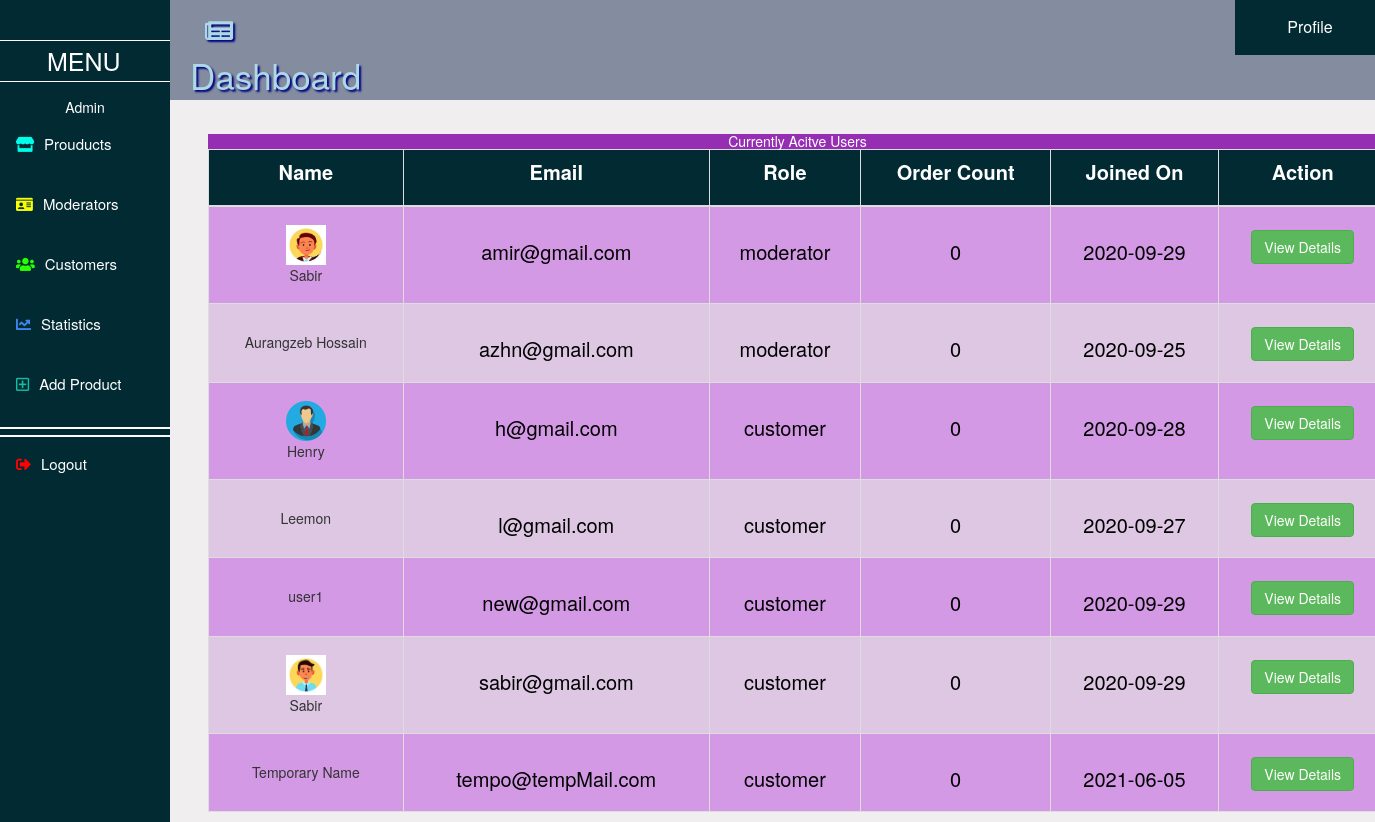
/viewActiveUsers.php (signed in), run on the app's committed database.
### tables this page shows
CREATE TABLE `user_table` (
  `Name` varchar(100) NOT NULL,
  `email` varchar(100) NOT NULL,
  `dob` varchar(20) DEFAULT curdate(),
  `address` varchar(200) NOT NULL,
  `phone_number` varchar(20) NOT NULL,
  `user_name` varchar(100) NOT NULL,
  `password` varchar(100) NOT NULL,
  `date_joined` varchar(15) DEFAULT curdate(),
  `user_cat` varchar(20) NOT NULL,
  `image_dir` varchar(50) NOT NULL
);

### viewActiveUsers.php (the view, shortened to what this page needs)
<!DOCTYPE html>
<html>
  <head>
		<link rel="stylesheet" href="Node_modules/css/bootstrap.min.css">
		<link rel="stylesheet" href="fontawesome-web/css/all.css">
  </head>
  <body style='background-color: #F0EEEE;'>
    <div class="sidenav">
      <h1 href='adminDashboard.php' id="p1" style='text-decoration: none;'> MENU </h1>
      <p style="text-align: center; margin-top: 15px; color: white;">Admin</p>
      <a href="viewProducts.php" type="submit" id="list"> <i style='color: #00FFEA;' class="fas fa-store"></i>Prouducts</a>
      <a href="viewModerators.php" type="submit" id="list"> <i style='color: #F8FF00;' class="fas fa-id-card"></i>Moderators</a>
      <a href="viewUsers.php" id="list"> <i style='color: #28FF00;' class="fas fa-users"></i>Customers</a>
      <a id='list' type="submit" onclick='openDiv()'><i style="color: #3D86EC;" class="fas fa-chart-line"></i>Statistics </a>
      <a href="addProduct.php" id='list'><i style='color: #0FC0A6;' class="far fa-plus-square"></i>Add Product</a>
      <p style='border-top: 2px solid white; border-bottom: 2px solid white; height: 10px;'></p>
      <a href='logout.php' type="submit" id="list"> <i style='color: #FF0101;' class="fas fa-sign-out-alt"></i>Logout</a>
    </div>
    <div class="main">
      <div class="container-fluid" id='header'>
        <div class='left'>
          <a href="adminDashboard.php" id='aText'><i class="fas fa-newspaper" id='iLogo'></i>Dashboard</a>
        </div>
        <div class='right'>
          <div class="dropdown">
            <button class="dropbtn">Profile</button>
          </div>
        </div>
      </div>
      <div class="container" style='margin-top: 10px; padding: 10px;'>
        <div class="row">
          <div class="col-md-12" style='margin-left: 30px; padding: 0px;'>
            <h5 style='background-color: #962EB4; color: white; text-align: center; margin-bottom: 0px;'> Currently Acitve Users</h5>
            <table class="table-responsive">
              <table class="table table-bordered table-striped" style='margin-top: 0px; margin-bottom: 0px;'>
                <thead>
                  <tr style='background-color: #022A33; color: white;'>
                    <th><p style="font-size: 20px; text-weight: bold; text-align: center;">Name</p></th>
                    <th><p style="font-size: 20px; text-weight: bold; text-align: center;">Email</p></th>
                    <th><p style="font-size: 20px; text-weight: bold; text-align: center;">Role</p></th>
                    <th><p style="font-size: 20px; text-weight: bold; text-align: center;">Order Count</p></th>
                    <th><p style="font-size: 20px; text-weight: bold; text-align: center;">Joined On</p></th>
                    <th><p style="font-size: 20px; text-weight: bold; text-align: center;">Action</p></th>
                  </tr>
                </thead>
                <tbody>
                  <?php
                    $dbconnect = mysqli_connect('localhost', 'root', '', 'Online_Pharmacy');
                    $sql = "SELECT * FROM user_table";
                    $result = mysqli_query($dbconnect, $sql);
                    $i = 1;
                    $bc_color = '';
                    while($row = mysqli_fetch_array($result)){
                      if($i%2 == 0){$bc_color = '#DDC7E3';}
                      else{$bc_color = '#D499E5';}
                      $img_path = $row['image_dir'];
                      $name = $row['Name'];
                      $email = $row['email'];
                      $cat = $row['user_cat'];
                      $order_count = 0;
                      $join_date = $row['date_joined'];
                  ?>
                      <tr style='background-color: <?php echo $bc_color; ?>'>
                        <form action="viewProfile.php" method='POST'>
                          <td style="text-align: center;"><img src='<?php echo $img_path;?>' style="height: 40px; margin-top: 1rem; paddding: auto;" alt=""><p> <?php echo $name; ?> </p></td>
                          <td><p style="margin-top: 23px; color: black; font-size: 20px; text-weight: bold; text-align: center;"><?php echo $email;?></p></td>
                          <td><p style="margin-top: 23px; color: black; font-size: 20px; text-weight: bold; text-align: center;"><?php echo $cat;?></p></td>
                          <td><p style="margin-top: 23px; color: black; font-size: 20px; text-weight: bold; text-align: center;"><?php echo $order_count;?></p></td>
                          <td><p style="margin-top: 23px; color: black; font-size: 20px; text-weight: bold; text-align: center;"><?php echo $join_date;?></p></td>
                          <td style="text-align: center;">
                            <input formaction='viewProfile.php' type="submit" style="margin-top: 1.5rem;" class="btn btn-success btn-pill" value='View Details'>
                          </td>
                        </form>
                      </tr>
                      <?php
                        $i++;
                      }
                      ?>
                </tbody>
              </table>
            </table>
          </div>
        </div>
      </div>
	  </div>
  </body>
</html>

### viewActiveUsers.php (style rules this page uses)
.sidenav { height: 100%; width: 170px; position: fixed; z-index: 1; top: 0; left: 0; background-color: #022A33; overflow-x: hidden; padding-top: 20px; }
#list { width: 170px; height: 60px; border: none; padding: 6px 8px 6px 16px; font-size: 15px; background-color: #022A33; color: white; display: block; transition: font-size .5s; }
#p1 { padding: 6px 8px 6px 47px; font-size: 25px; color: white; display: block; border-top: 1px solid white; border-bottom: 1px solid white; }
.main { margin-left: 160px; padding: 0px; }
i { margin-right: 10px; }
#iLogo { color: lightblue; text-shadow: 2px 2px 2px navy; margin-left: 10px; font-size: 2.5rem; }
#header { display: inline-block; width: 100%; padding: 0px 5px 0px 25px; background-color: #848C9F; }
.left { float: left; display: inline-block; width: 20rem; padding: 0px 5px 0px 5px; }
.right { float: right; }
#aText { font-size: 35px; margin-top: 0px; padding: 0px 5px 0px 5px; text-decoration: none; color: lightblue; text-shadow: 2px 2px 2px navy; }
.dropbtn { background-color: #022A33; color: white; padding: 16px; font-size: 16px; margin-right: -15px; border: none; width: 15rem; }
.dropdown { position: relative; display: inline-block; }

### data on the page
user_table: image_dir (picture), Name "Sabir", email "amir@gmail.com", user_cat "moderator", order_count "0", date_joined "2020-09-29"
user_table: Name "Aurangzeb Hossain", email "azhn@gmail.com", user_cat "moderator", order_count "0", date_joined "2020-09-25"
user_table: image_dir (picture), Name "Henry", email "h@gmail.com", user_cat "customer", order_count "0", date_joined "2020-09-28"
user_table: Name "Leemon", email "l@gmail.com", user_cat "customer", order_count "0", date_joined "2020-09-27"
user_table: Name "user1", email "new@gmail.com", user_cat "customer", order_count "0", date_joined "2020-09-29"
user_table: image_dir (picture), Name "Sabir", email "sabir@gmail.com", user_cat "customer", order_count "0", date_joined "2020-09-29"
user_table: Name "Temporary Name", email "tempo@tempMail.com", user_cat "customer", order_count "0", date_joined "2021-06-05"
